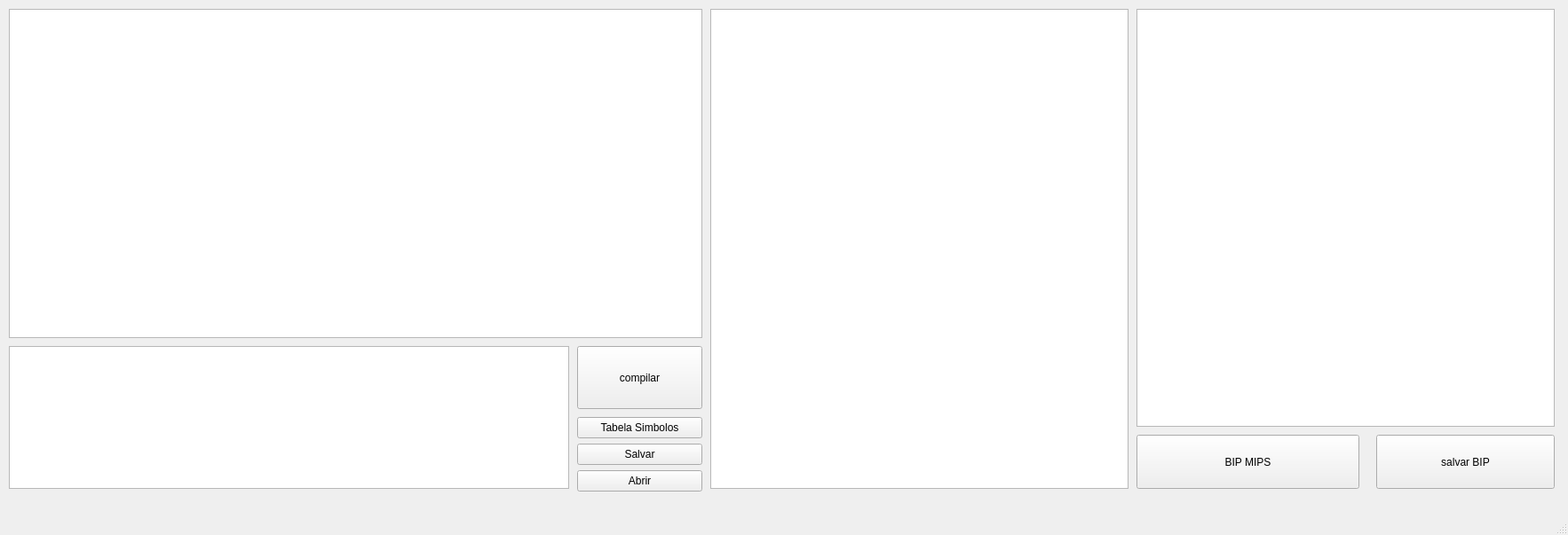
<?xml version="1.0" encoding="UTF-8"?>
<ui version="4.0">
 <class>MainWindow</class>
 <widget class="QMainWindow" name="MainWindow">
  <property name="geometry">
   <rect>
    <x>0</x>
    <y>0</y>
    <width>1766</width>
    <height>603</height>
   </rect>
  </property>
  <property name="windowTitle">
   <string>MainWindow</string>
  </property>
  <widget class="QWidget" name="centralwidget">
   <widget class="QTextEdit" name="textEdit">
    <property name="geometry">
     <rect>
      <x>10</x>
      <y>10</y>
      <width>781</width>
      <height>371</height>
     </rect>
    </property>
    <property name="font">
     <font>
      <pointsize>14</pointsize>
     </font>
    </property>
   </widget>
   <widget class="QPushButton" name="pushButton">
    <property name="geometry">
     <rect>
      <x>650</x>
      <y>390</y>
      <width>141</width>
      <height>71</height>
     </rect>
    </property>
    <property name="text">
     <string>compilar</string>
    </property>
   </widget>
   <widget class="QTextEdit" name="setText">
    <property name="geometry">
     <rect>
      <x>10</x>
      <y>390</y>
      <width>631</width>
      <height>161</height>
     </rect>
    </property>
    <property name="font">
     <font>
      <pointsize>14</pointsize>
     </font>
    </property>
    <property name="readOnly">
     <bool>true</bool>
    </property>
   </widget>
   <widget class="QPushButton" name="save">
    <property name="geometry">
     <rect>
      <x>650</x>
      <y>500</y>
      <width>141</width>
      <height>24</height>
     </rect>
    </property>
    <property name="text">
     <string>Salvar</string>
    </property>
   </widget>
   <widget class="QPushButton" name="open">
    <property name="geometry">
     <rect>
      <x>650</x>
      <y>530</y>
      <width>141</width>
      <height>24</height>
     </rect>
    </property>
    <property name="text">
     <string>Abrir</string>
    </property>
   </widget>
   <widget class="QPushButton" name="btnTabela">
    <property name="geometry">
     <rect>
      <x>650</x>
      <y>470</y>
      <width>141</width>
      <height>24</height>
     </rect>
    </property>
    <property name="text">
     <string>Tabela Simbolos</string>
    </property>
   </widget>
   <widget class="QTextEdit" name="tabelaSimbolo">
    <property name="geometry">
     <rect>
      <x>800</x>
      <y>10</y>
      <width>471</width>
      <height>541</height>
     </rect>
    </property>
    <property name="font">
     <font>
      <pointsize>14</pointsize>
     </font>
    </property>
    <property name="readOnly">
     <bool>true</bool>
    </property>
   </widget>
   <widget class="QTextEdit" name="BipMips">
    <property name="geometry">
     <rect>
      <x>1280</x>
      <y>10</y>
      <width>471</width>
      <height>471</height>
     </rect>
    </property>
    <property name="font">
     <font>
      <pointsize>12</pointsize>
     </font>
    </property>
    <property name="readOnly">
     <bool>true</bool>
    </property>
   </widget>
   <widget class="QPushButton" name="BipsMipsBtn">
    <property name="geometry">
     <rect>
      <x>1280</x>
      <y>490</y>
      <width>251</width>
      <height>61</height>
     </rect>
    </property>
    <property name="text">
     <string>BIP MIPS</string>
    </property>
   </widget>
   <widget class="QPushButton" name="pushButton_2">
    <property name="geometry">
     <rect>
      <x>1550</x>
      <y>490</y>
      <width>201</width>
      <height>61</height>
     </rect>
    </property>
    <property name="text">
     <string>salvar BIP</string>
    </property>
   </widget>
  </widget>
  <widget class="QMenuBar" name="menubar">
   <property name="geometry">
    <rect>
     <x>0</x>
     <y>0</y>
     <width>1766</width>
     <height>25</height>
    </rect>
   </property>
  </widget>
  <widget class="QStatusBar" name="statusbar"/>
 </widget>
 <resources/>
 <connections/>
</ui>
